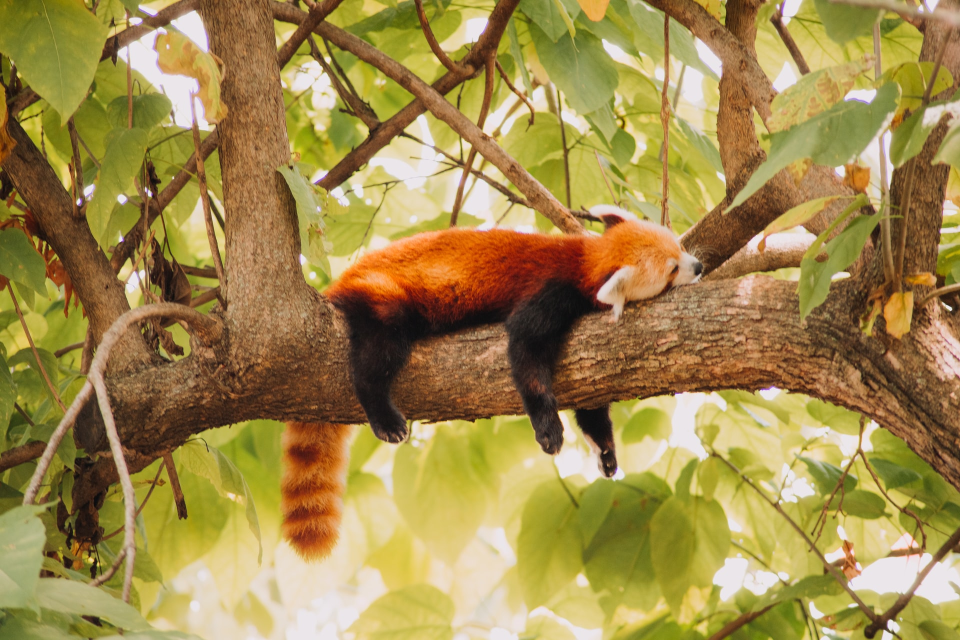
#> input picture image.jpg, 1920 x 1280 px (shown at 1/2 size)
$ python pillow6_imageOps.py
#> lines starting #> are read from the running program, lines starting #| are printed output that depends on the picture
# https://pillow.readthedocs.io/en/stable/reference/ImageOps.html
from PIL import Image, ImageOps

# image import
image = Image.open('image.jpg')
#> image is the input picture: PIL image 1920x1280 RGB; mean R, G, B 160.9, 137.7, 76.5

# Color Changes
image_contrast = ImageOps.autocontrast(image = image, cutoff = 5)
image_inverted = ImageOps.invert(image)
image_solarize = ImageOps.solarize(image=image, threshold = 100)
image_posterize = ImageOps.posterize(image=image, bits=2)
image_grayscale = ImageOps.grayscale(image=image)
image_equalized = ImageOps.equalize(image=image)
image_colorize = ImageOps.colorize(image=image.convert('L'), black = 'green', white = 'red')
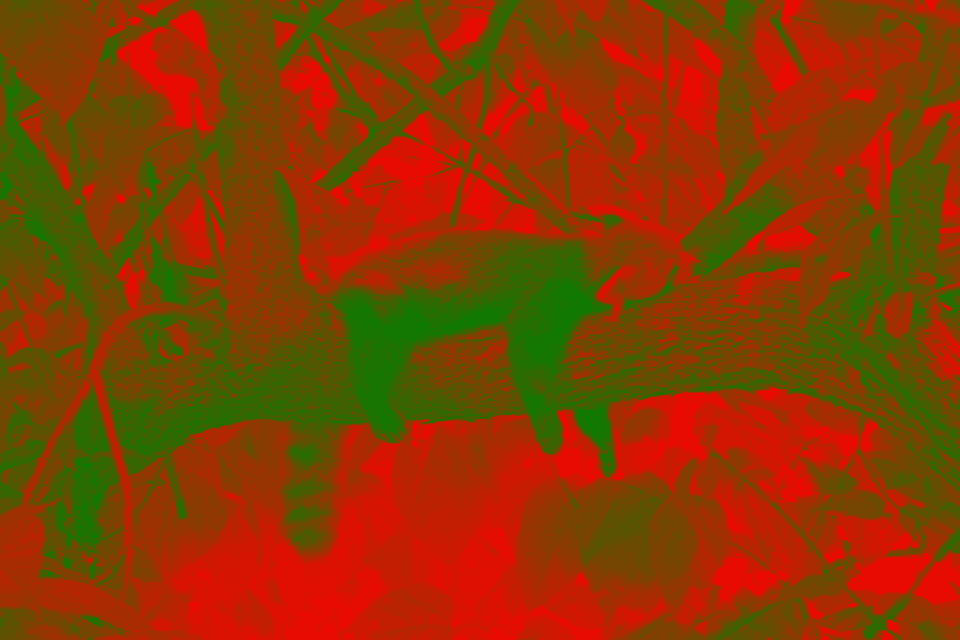
#> image_colorize: PIL image 1920x1280 RGB (shown at 1/2 size); mean R, G, B 137.7, 58.4, 0


# Dimension Changes
image_mirror = ImageOps.mirror(image)
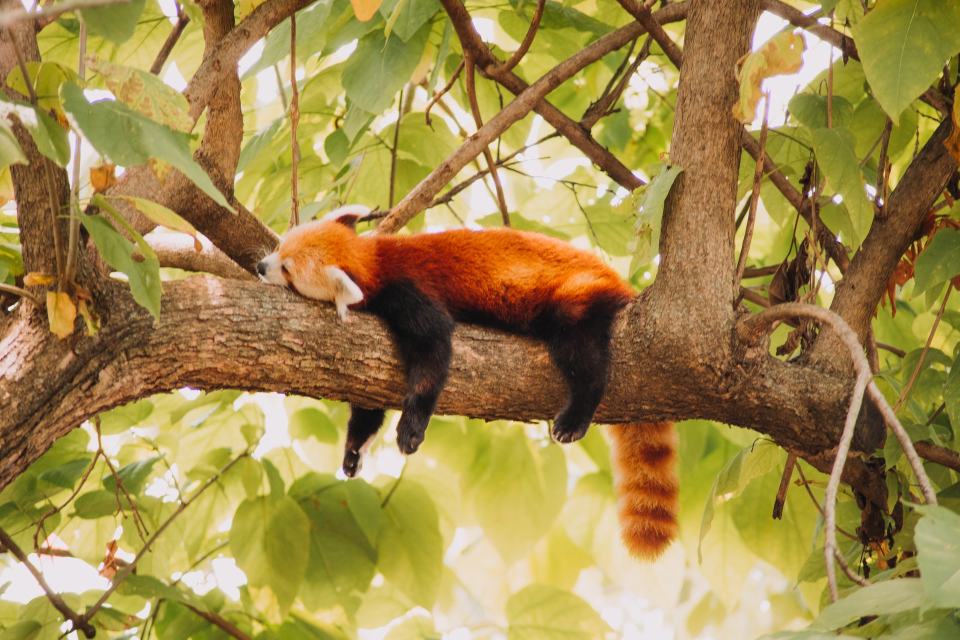
#> image_mirror: PIL image 1920x1280 RGB (shown at 1/2 size); mean R, G, B 160.9, 137.7, 76.5
image_flip = ImageOps.flip(image)
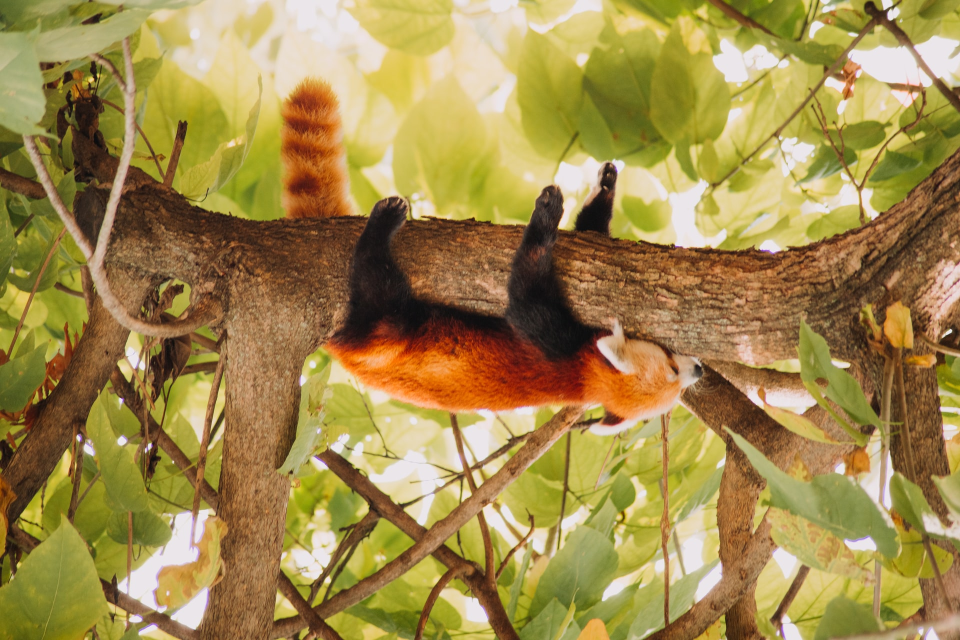
#> image_flip: PIL image 1920x1280 RGB (shown at 1/2 size); mean R, G, B 160.9, 137.7, 76.5
image_scale = ImageOps.scale(image=image, factor=0.4)
image_contain = ImageOps.contain(image=image, size=(500, 200))


# Adding and Removing
image_border = ImageOps.expand(image=image, border=100, fill=(255, 255, 0))
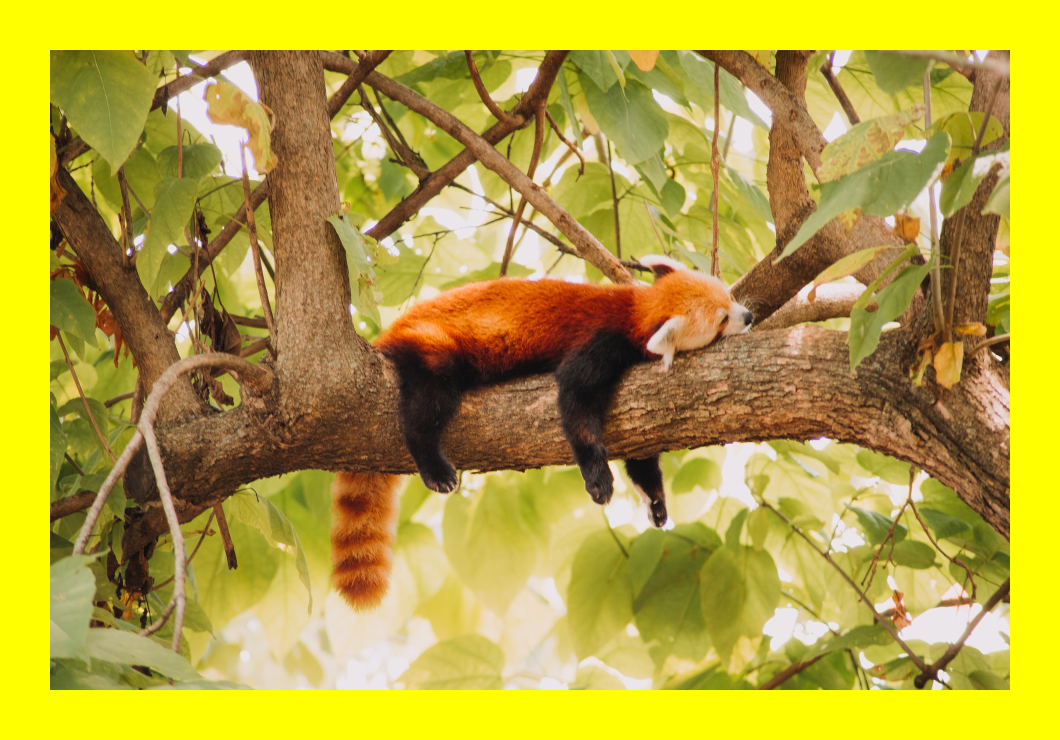
#> image_border: PIL image 2120x1480 RGB (shown at 1/2 size); mean R, G, B 181.3, 163.1, 59.9
image_padded = ImageOps.pad(image = image, size = (2500, 1600))
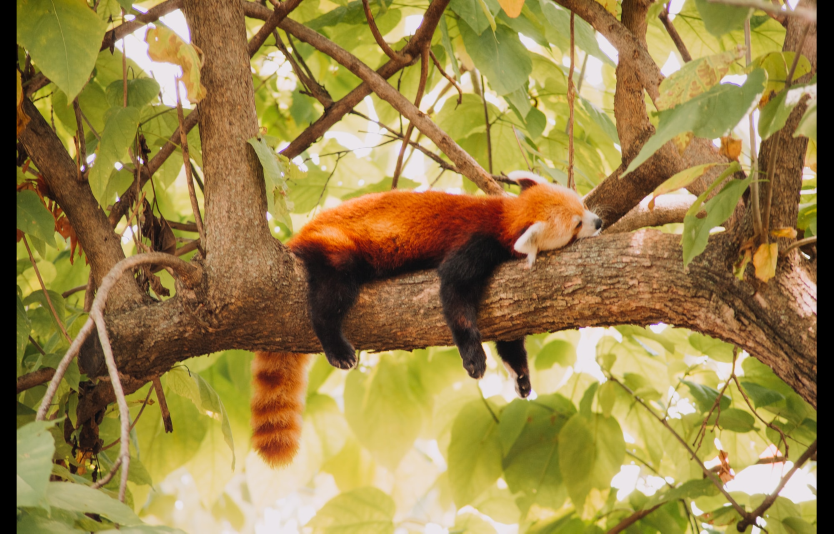
#> image_padded: PIL image 2500x1600 RGB (shown at 1/3 size); mean R, G, B 154.5, 132.2, 73.5
image_fit = ImageOps.fit(image = image, size = (500, 300))
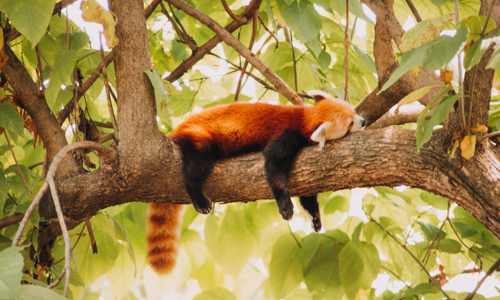
#> image_fit: PIL image 500x300 RGB; mean R, G, B 160.2, 135.9, 75.3
image_crop = ImageOps.crop(image=image, border=400)
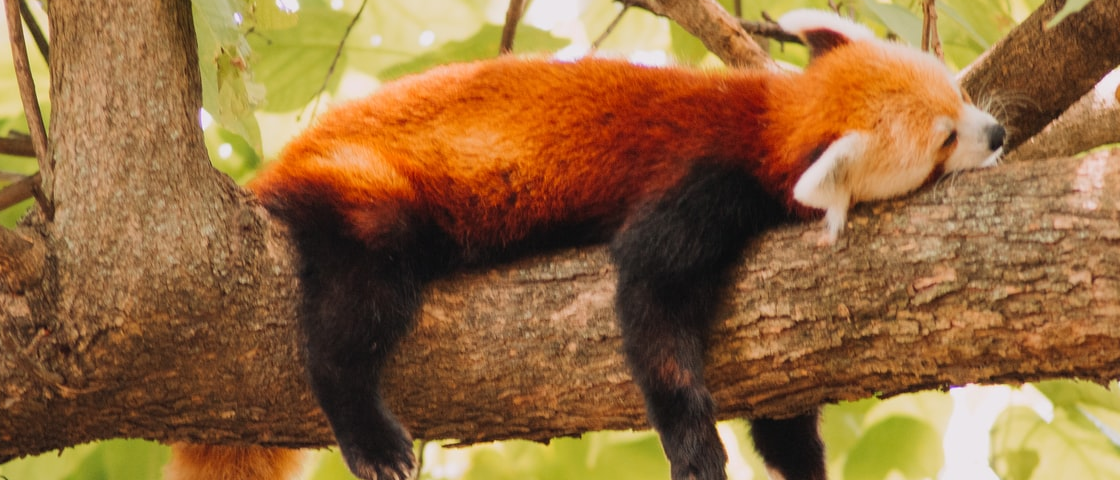
#> image_crop: PIL image 1120x480 RGB; mean R, G, B 146.3, 105.1, 61.2

# [16 lines of commented-out code are left out]

$ run again, with owl.jpg copied over image.jpg
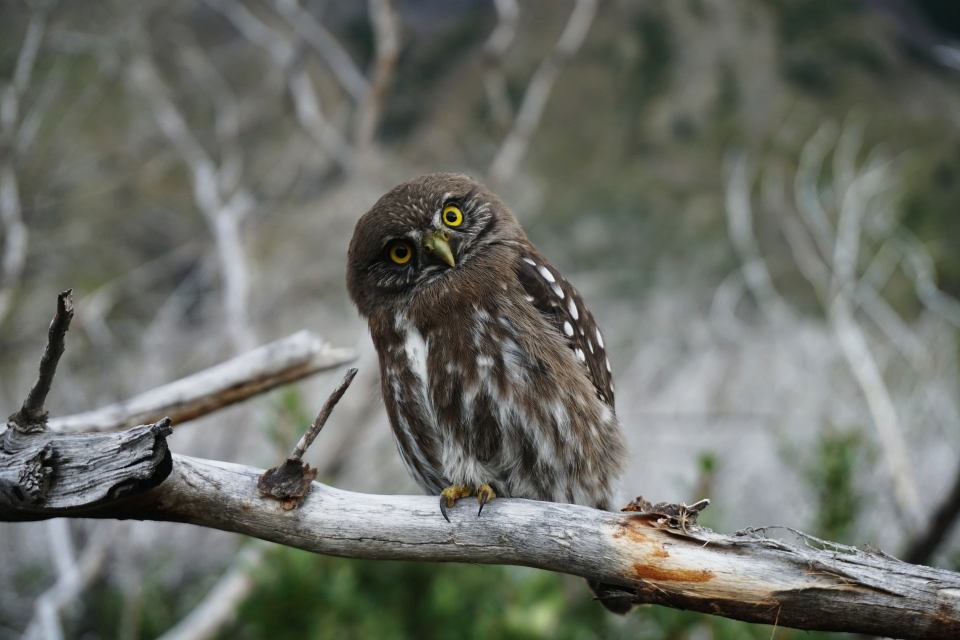
#> input picture owl.jpg, 1920 x 1280 px (shown at 1/2 size)
#> image is the input picture: PIL image 1920x1280 RGB; mean R, G, B 106.4, 109.2, 102
#> `image_fit = ImageOps.fit(image = image, size = (500, 300))`:
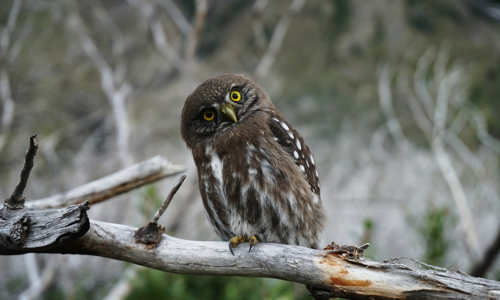
#> image_fit: PIL image 500x300 RGB; mean R, G, B 110.4, 112.8, 106.1
#> `image_crop = ImageOps.crop(image=image, border=400)`:
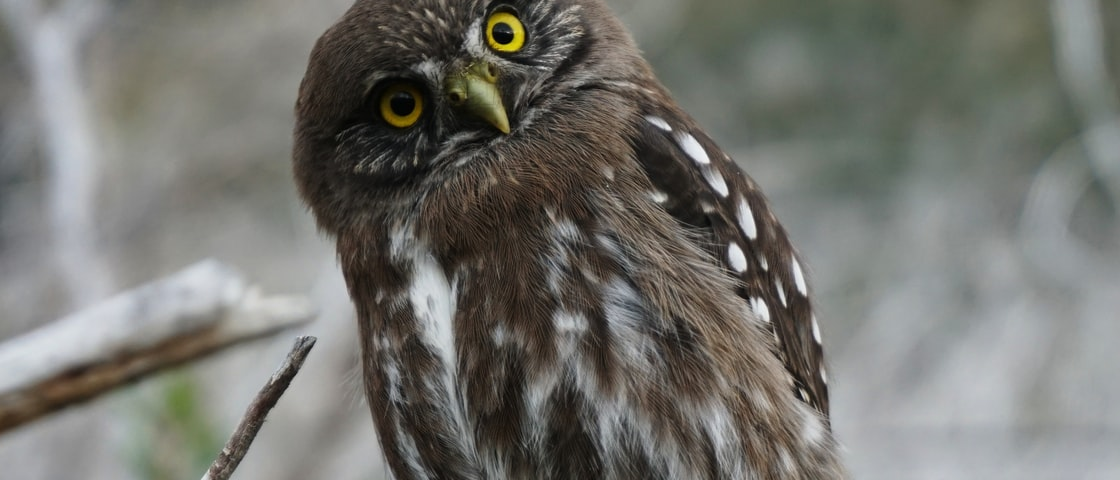
#> image_crop: PIL image 1120x480 RGB; mean R, G, B 115.6, 115.5, 110.2
